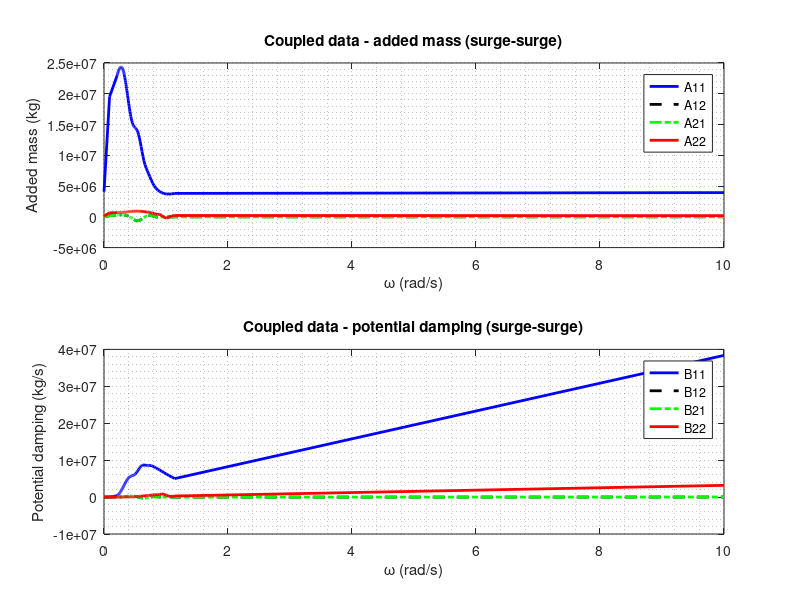
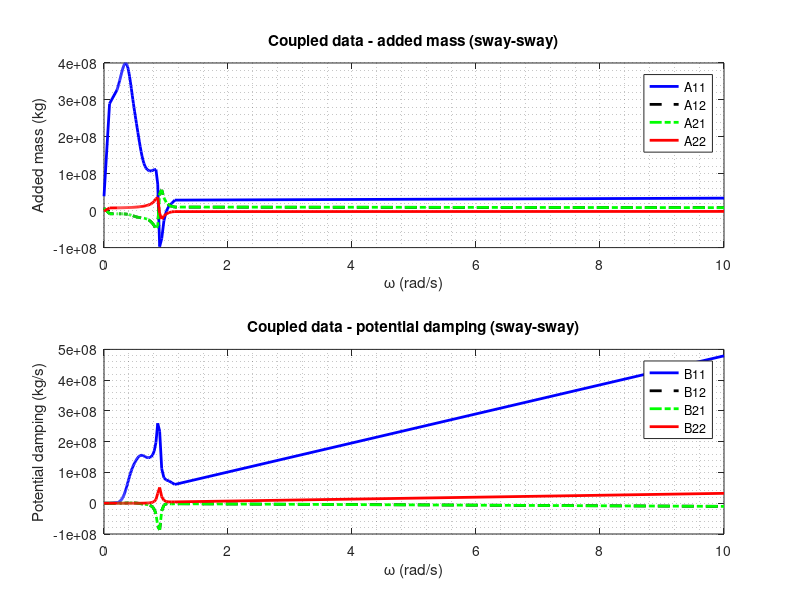
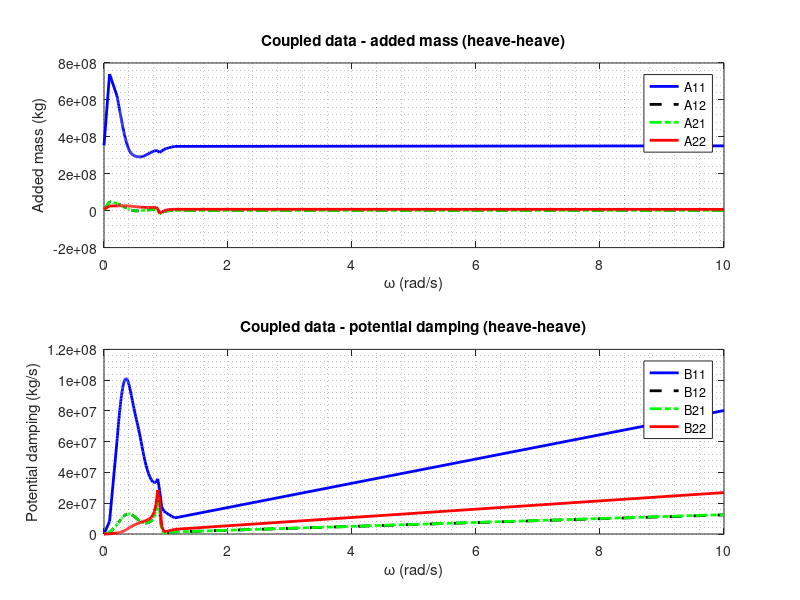
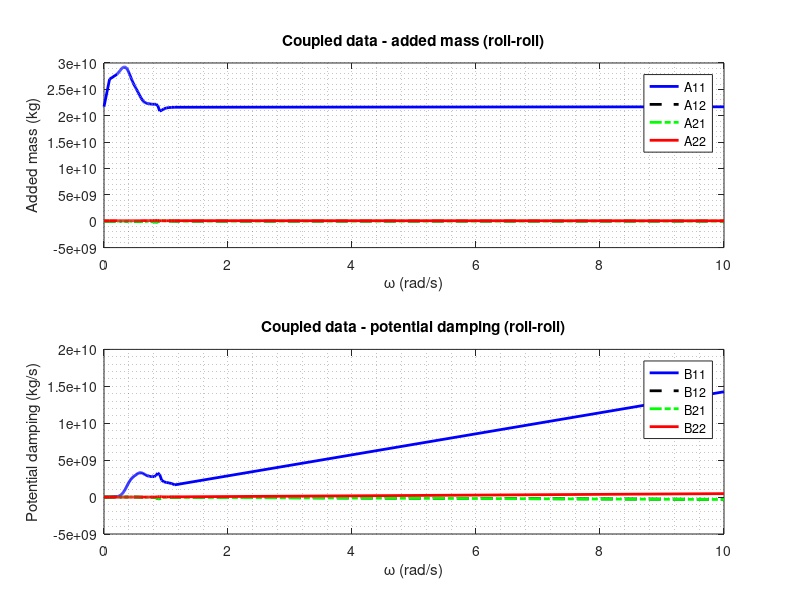

These figures' MATLAB source, in order: (Note: this script raises an error after producing the figures.)
clear all;close all;clc

load hydrodata_cs1d3m_D_3E5

w = data.hydro.freqs;
lw = length(w);

% dof = [1,1;1,2;1,3;1,4;1,5;1,6;2,1;2,2;2,3;2,4;2,5;2,6;3,1;3,2;3,3;3,4;3,5;3,6;...
%     4,1;4,2;4,3;4,4;4,5;4,6;5,1;5,2;5,3;5,4;5,5;5,6;6,1;6,2;6,3;6,4;6,5;6,6];

% dof = [1,1;1,3;1,5;2,2;2,4;2,6;3,1;3,3;3,5;4,2;4,4;4,6;5,1;5,3;5,5;6,2;6,4;6,6;];

dof = [1,1;2,2;3,3;4,4;5,5;6,6];

count = 0;
for kdof = 1:size(dof,1)
    
    count = count + 1;
    
    dof1 = dof(kdof,1);
    dof2 = dof(kdof,2);
    
    strdof(1).str = 'surge';
    strdof(2).str = 'sway';
    strdof(3).str = 'heave';
    strdof(4).str = 'roll';
    strdof(5).str = 'pitch';
    strdof(6).str = 'yaw';
    
    for k1 = 1:lw
        A11(k1) = data.hydro.A11(dof1,dof2,k1);
        A12(k1) = data.hydro.A12(dof1,dof2,k1);
        A21(k1) = data.hydro.A21(dof1,dof2,k1);
        A22(k1) = data.hydro.A22(dof1,dof2,k1);
        B11(k1) = data.hydro.B11(dof1,dof2,k1);
        B12(k1) = data.hydro.B12(dof1,dof2,k1);
        B21(k1) = data.hydro.B21(dof1,dof2,k1);
        B22(k1) = data.hydro.B22(dof1,dof2,k1);
    end
    
    figure(count)
    subplot(2,1,1)
    plot(w,A11,'-b','LineWidth',2)
    hold on
    plot(w,A12,'--k','LineWidth',2)
    plot(w,A21,'-.g','LineWidth',2)
    plot(w,A22,'-r','LineWidth',2)
    ttl = ['Coupled data - added mass (' strdof(dof1).str '-' strdof(dof2).str ')'];
    title(ttl)
    xlabel('\omega (rad/s)')
    ylabel('Added mass (kg)')
    legend('A11','A12','A21','A22')
    grid minor
    subplot(2,1,2)
    plot(w,B11,'-b','LineWidth',2)
    hold on
    plot(w,B12,'--k','LineWidth',2)
    plot(w,B21,'-.g','LineWidth',2)
    plot(w,B22,'-r','LineWidth',2)
    ttl = ['Coupled data - potential damping (' strdof(dof1).str '-' strdof(dof2).str ')'];
    title(ttl)
    xlabel('\omega (rad/s)')
    ylabel('Potential damping (kg/s)')
    legend('B11','B12','B21','B22')
    grid minor    
end

load vlcc7.txt -ascii
load suezmax17_50.txt -ascii

for k1 = 1:18
    A11_iso(19-k1) = vlcc7(18*k1,4)*1025;
    B11_iso(19-k1) = vlcc7(18*k1,5)*1025;
    A22_iso(19-k1) = suezmax17_50(18*k1,4)*1025;
    B22_iso(19-k1) = suezmax17_50(18*k1,5)*1025;
end



